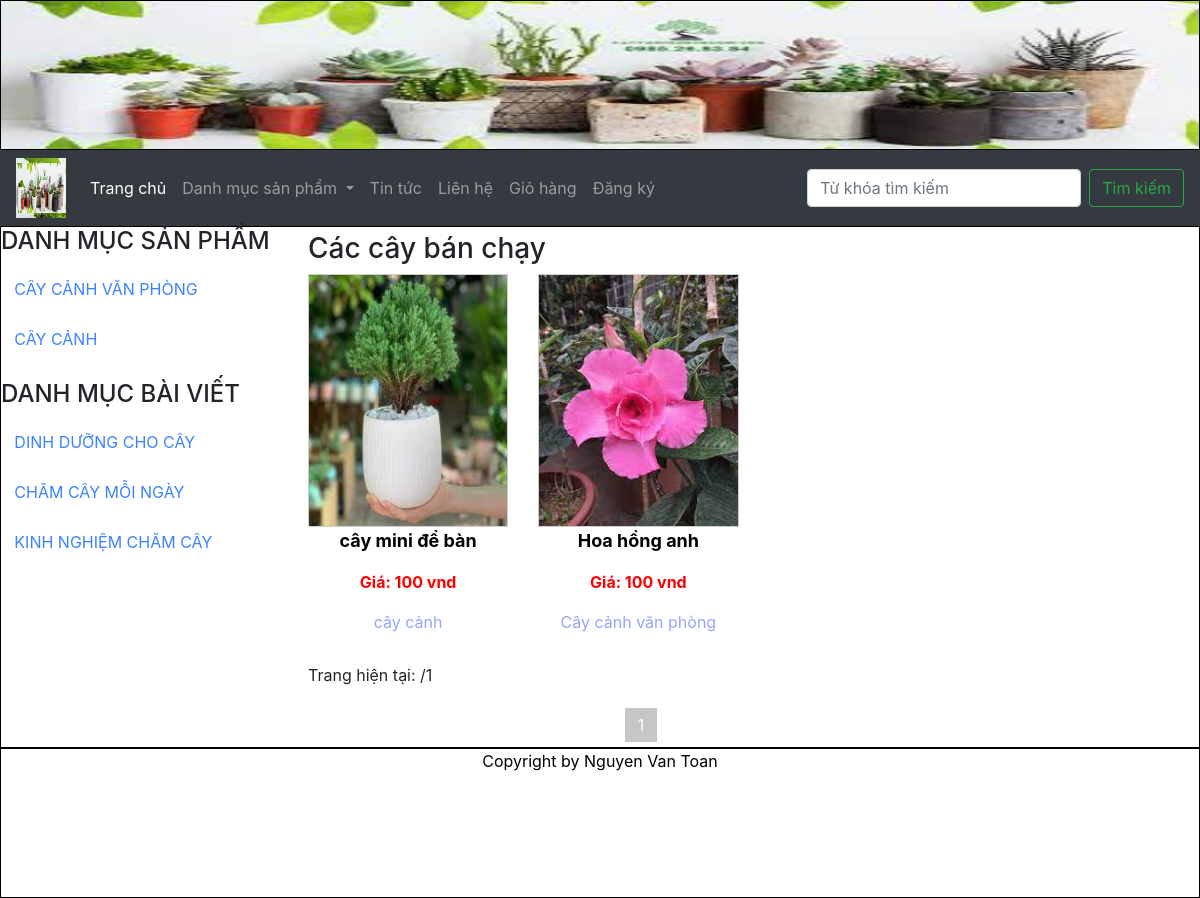
The page / on the database its author committed.
### tables this page shows
CREATE TABLE `tbl_danhmuc` (
  `maDanhMuc` int(11) NOT NULL,
  `tenDanhMuc` varchar(100) NOT NULL,
  `thutu` int(11) NOT NULL
);

CREATE TABLE `tbl_danhmucbaiviet` (
  `id_baiviet` int(11) NOT NULL,
  `tendanhmuc_baiviet` varchar(255) NOT NULL,
  `thutu` int(11) NOT NULL
);

CREATE TABLE `tbl_sanpham` (
  `id_sanpham` int(11) NOT NULL,
  `maSP` varchar(100) NOT NULL,
  `tenSP` varchar(250) NOT NULL,
  `hinhAnh` varchar(50) NOT NULL,
  `soLuong` int(11) NOT NULL,
  `giaTien` varchar(50) NOT NULL,
  `maDanhMuc` int(11) NOT NULL,
  `chieuCao` int(11) NOT NULL,
  `tomtat` text NOT NULL,
  `noidung` text NOT NULL
);

### pages/main/index.php (the view, shortened to what this page needs)
<?php
if(isset($_GET['trang'])){
    $page = $_GET['trang'];
}else{
    $page = '';
}
if($page == 1 || $page == ''){
    $begin = 0;
}else{
    $begin = $page*12 - 12;
}
    $sql_pro= "SELECT * from tbl_sanpham,tbl_danhmuc
    where tbl_sanpham.maDanhMuc = tbl_danhmuc.maDanhMuc
    order by tbl_sanpham.id_sanpham desc limit $begin,12";
    $query_pro = mysqli_query($mysqli,$sql_pro);
?>
<h3>Các cây bán chạy</h3>
<div class="row">
    <?php
    while($row = mysqli_fetch_array($query_pro)){
    ?>
        <div class="col-md-3">
            <a href="index.php?quanly=sanpham&id=<?php echo $row['id_sanpham'] ?>">
                <img style="border: 1px solid #ccc;" class="img img-responsive" width="100%" height="65%" src="admincp/modules/quanlysanpham/uploads/<?php echo $row['hinhAnh'] ?>" alt="">
            </a>
            <p class="title_product"><?php echo $row['tenSP'] ?></p>
            <a href="index.php?quanly=sanpham&id=<?php echo $row['id_sanpham'] ?>">
                <p class="price_product">Giá: <?php echo number_format($row['giaTien'],0,',','.') ?> vnd</p>
            </a>
            <a href="index.php?quanly=sanpham&id=<?php echo $row['id_sanpham'] ?>">
                <p style="text-align: center; color: #0027ff6b"><?php echo $row['tenDanhMuc'] ?></p>
            </a>
        </div>
    <?php
    }
    ?>
    </div>
<?php
$sql_trang = mysqli_query($mysqli,"SELECT * from tbl_sanpham");
$row_count = mysqli_num_rows($sql_trang);
$trang = ceil($row_count/12);
?>
<p>Trang hiện tại: <?php echo $page.'/'.$trang ?></p>
<ul class="list_trang">
    <?php
    for($i = 1;$i<=$trang;$i++){
    ?>
    <li <?php if($i==$page){echo 'style= "background: red"';} else { echo '';} ?> >
        <a href="index.php?trang=<?php echo $i ?>"><?php echo $i ?></a>
    </li>
    <?php
    }
    ?>
</ul>

### index.php (shortened to what this page needs)
<!DOCTYPE html>
<html lang="en">
<head>
    <link rel="stylesheet" href="https://cdnjs.cloudflare.com/ajax/libs/font-awesome/6.4.0/css/all.min.css">
    <link rel="stylesheet" href="https://cdn.jsdelivr.net/npm/bootstrap@4.0.0/dist/css/bootstrap.min.css">
    <link rel="stylesheet" href="./css/style.css">
</head>
<body>
    <div class="container-fluid">
        <div class="row">
        <?php
            include("./pages/header.php");
            include("./pages/menu.php");
            include("./pages/main.php");
            include("./pages/footer.php");
        ?>
        </div>
    </div>
</body>
</html>

### pages/header.php
<div class="header">
        </div>

### pages/menu.php (shortened to what this page needs)
<nav class="navbar navbar-expand-lg navbar-dark bg-dark" style="width: 100%">
  <a class="navbar-brand" href="index.php" style="background-image: url('../images/banner.jpg');"><img width="50px" height="50px" src="../images/banner.jpg" alt=""></a>
  <div class="collapse navbar-collapse" id="navbarSupportedContent">
    <ul class="navbar-nav mr-auto">
      <li class="nav-item active">
        <a class="nav-link" href="index.php">Trang chủ<span class="sr-only">(current)</span></a>
      </li>
      <li class="nav-item dropdown">
        <a class="nav-link dropdown-toggle" href="#" id="navbarDropdown" role="button" data-toggle="dropdown" aria-haspopup="true" aria-expanded="false">
          Danh mục sản phẩm
        </a>
      </li>
      <li class="nav-item"><a class="nav-link" href="index.php?quanly=tintuc">Tin tức</a></li>
      <li class="nav-item"><a class="nav-link" href="index.php?quanly=lienhe">Liên hệ</a></li>
      <li class="nav-item">
        <a class="nav-link" href="index.php?quanly=giohang">Giỏ hàng</a>
      </li>
      <?php
        if(isset($_SESSION['dangky'])){
        ?>
        <li class="nav-item"><a class="nav-link" href="index.php?dangxuat=1">Đăng xuất</a></li>
        <li class="nav-item"><a class="nav-link" href="index.php?quanly=thaydoimatkhau">Thay đổi mật khẩu</a></li>
        <?php
        }else{
        ?>
        <li class="nav-item"><a class="nav-link" href="index.php?quanly=dangky">Đăng ký</a></li>
        <?php
        }
        ?>
    </ul>
    <form class="form-inline my-2 my-lg-0" action="index.php?quanly=timkiem" method="post">
      <input class="form-control mr-sm-2" type="search" name="tukhoa" placeholder="Từ khóa tìm kiếm" aria-label="Search">
      <button class="btn btn-outline-success my-2 my-sm-0" name="timkiem" type="submit">Tìm kiếm</button>
    </form>
  </div>
</nav>

### pages/main.php (shortened to what this page needs)
<div class="main">
    <div class="row">
    <div class="col-lg-3 col-md-3 col-sm-12 col-xs-12">
            <?php
                include("sidebar/sidebar.php");
            ?>
    </div>
    <div class="col-lg-9 col-md-9 col-sm-12 col-xs-12">
            <div class="maincontent">
                <?php
                if(isset($_GET['quanly'])){
                    $tam = $_GET['quanly'];
                }else{
                    $tam ='';
                }
                if($tam == 'danhmucsanpham'){
                    include("main/danhmucsanpham.php");
                }elseif($tam == 'tintuc'){
                    include("main/tintuc.php");
                }elseif($tam == 'lienhe'){
                    include("main/lienhe.php");
                }elseif($tam == 'sanpham'){
                    include("main/sanpham.php");
                }
                elseif($tam == 'giohang'){
                    include("main/giohang.php");
                }
                elseif($tam == 'danhmucbaiviet'){
                    include("main/danhmucbaiviet.php");
                }
                elseif($tam == 'baiviet'){
                    include("main/baiviet.php");
                }
                elseif($tam == 'dangky'){
                    include("main/dangky.php");
                }
                elseif($tam == 'dangnhap'){
                    include("main/dangnhap.php");
                }
                elseif($tam == 'thanhtoan'){
                    include("main/thanhtoan.php");
                }
                elseif($tam == 'timkiem'){
                    include("main/timkiem.php");
                }
                elseif($tam == 'camon'){
                    include("main/camon.php");
                }
                elseif($tam == 'thaydoimatkhau'){
                    include("main/thaydoimatkhau.php");
                }
                elseif($tam == 'vanchuyen'){
                    include("main/vanchuyen.php");
                }
                elseif($tam == 'thongtinthanhtoan'){
                    include("main/thongtinthanhtoan.php");
                }
                elseif($tam == 'donhangdadat'){
                    include("main/donhangdadat.php");
                }
                else{
                    include("main/index.php");
                }
                ?>
            </div>
            </div>
        </div>
        </div>

### pages/sidebar/sidebar.php
<h4>DANH MỤC SẢN PHẨM</h4>
<ul class="list_sidebar">
    <?php
    $sql_danhmuc = "SELECT * from tbl_danhmuc order by maDanhMuc asc";
    $query_danhmuc = mysqli_query($mysqli,$sql_danhmuc);
    while($row = mysqli_fetch_array($query_danhmuc)){
    ?>
    <li  style="text-transform: uppercase;"><a href="index.php?quanly=danhmucsanpham&id=<?php echo $row['maDanhMuc'] ?>"><?php echo $row['tenDanhMuc'] ?></a></li>
    <?php
    }
    ?>
</ul>
<h4>DANH MỤC BÀI VIẾT</h4>
<ul class="list_sidebar">
    <?php
    $sql_danhmucbv = "SELECT * from tbl_danhmucbaiviet order by id_baiviet asc";
    $query_danhmucbv = mysqli_query($mysqli,$sql_danhmucbv);
    while($row = mysqli_fetch_array($query_danhmucbv)){
    ?>
    <li style="text-transform: uppercase;"><a href="index.php?quanly=danhmucbaiviet&id=<?php echo $row['id_baiviet'] ?>"><?php echo $row['tendanhmuc_baiviet'] ?></a></li>
    <?php
    }
    ?>
</ul>

### pages/footer.php (shortened to what this page needs)
<div class="footer">
            <p class="footer_copyright">Copyright by Nguyen Van Toan</p>
</div>

### css/style.css (style rules this page uses)
body { margin: 0; padding: 0; }
.header { background-image: url("../images/banner.jpg"); background-repeat: no-repeat; background-size: 100% 100%; border: 1px solid black; height: 150px; width: 100%; }
.main { border: 1px solid black; height: auto; width: 100%; }
ul.list_sidebar { padding: 0; width: 100%; list-style: none; }
ul.list_sidebar li { padding-right: 10px; }
ul.list_sidebar li a { font-size: 16px; text-decoration: none; color: rgb(59, 131, 255); line-height: 50px; margin-left: 5%; }
.maincontent { height: auto; width: 100%; margin-top: 5px; margin-left: 5px; float: right; }
p.title_product { text-align: center; color: #000; font-size: 18px; font-weight: bold; }
p.price_product { text-align: center; color: red; font-size: 16px; font-weight: bold; }
.footer { border: 1px solid black; height: 150px; width: 100%; }
p.footer_copyright { text-align: center; color: #000; }

### pages/main/index.php (style rules this page uses)
ul.list_trang { padding: 0; margin: 10px 35%; list-style: none; }
ul.list_trang li { float: left; padding: 5px 13px; margin: 5px; background: #c6c6c6; }
ul.list_trang li a { color: white; text-decoration: none; }

### rows shown on the page
tbl_danhmuc: tenDanhMuc "CÂY CẢNH VĂN PHÒNG"
tbl_danhmuc: tenDanhMuc "CÂY CẢNH"
tbl_danhmucbaiviet: tendanhmuc_baiviet "DINH DƯỠNG CHO CÂY"
tbl_danhmucbaiviet: tendanhmuc_baiviet "CHĂM CÂY MỖI NGÀY"
tbl_danhmucbaiviet: tendanhmuc_baiviet "KINH NGHIỆM CHĂM CÂY"
tbl_sanpham: hinhAnh (picture), tenSP "cây mini để bàn", giaTien "100", tbl_danhmuc.tenDanhMuc "cây cảnh"
tbl_sanpham: hinhAnh (picture), tenSP "Hoa hồng anh", giaTien "100", tbl_danhmuc.tenDanhMuc "Cây cảnh văn phòng"

### other values the page prints
$trang "1"
